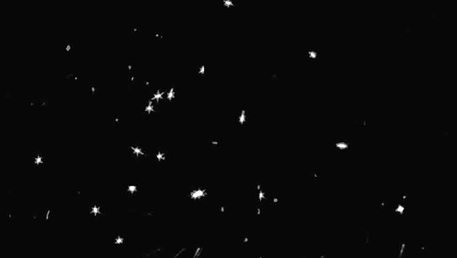
#> input picture asset/images/star_light.jpg, 457 x 258 px, shrunk from 1000 x 564 before the run
$ jupyter execute Bright_spot_detection.ipynb
#> lines starting #> are read from the running program, lines starting #| are printed output that depends on the picture; after the words box and inside, x2 and y2 are one past the last pixel; in counts of white or black regions, pixels touching at a corner belong together
## Import packages

[cell 1]
from imutils import contours
from skimage import measure
import numpy as np
import cv2
import imutils
import matplotlib.pyplot as plt

## Function declaration

Jupyter Notebook 및 Google Colab에서 이미지를 표시할 수 있도록 Function으로 정의

[cell 2]
def img_show(title='image', img=None, figsize=(8 ,5)):
    plt.figure(figsize=figsize)

    if type(img) == list:
        if type(title) == list:
            titles = title
        else:
            titles = []

            for i in range(len(img)):
                titles.append(title)

        for i in range(len(img)):
            if len(img[i].shape) <= 2:
                rgbImg = cv2.cvtColor(img[i], cv2.COLOR_GRAY2RGB)
            else:
                rgbImg = cv2.cvtColor(img[i], cv2.COLOR_BGR2RGB)

            plt.subplot(1, len(img), i + 1), plt.imshow(rgbImg)
            plt.title(titles[i])
            plt.xticks([]), plt.yticks([])

        plt.show()
    else:
        if len(img.shape) < 3:
            rgbImg = cv2.cvtColor(img, cv2.COLOR_GRAY2RGB)
        else:
            rgbImg = cv2.cvtColor(img, cv2.COLOR_BGR2RGB)

        plt.imshow(rgbImg)
        plt.title(title)
        plt.xticks([]), plt.yticks([])
        plt.show()

이미지에서 빛 영역의 contours를 찾는 Function 정의

[cell 3]
def bright_spot(img, w_pixel_cnt=100):
    # 배경색은 검정(0)으로 하고 연결된 구성요소에 label을 붙임
    labels = measure.label(img, connectivity=2, background=0)
    mask = np.zeros(img.shape, dtype="uint8")

    for label in np.unique(labels):
        # 배경 label이면 무시
        if label == 0:
            continue

        # 배경이 아니면 label mask를 구성
        label_mask = np.zeros(img.shape, dtype="uint8")
        label_mask[labels == label] = 255
        num_pixels = cv2.countNonZero(label_mask)
        # 구성요소의 픽셀 수가 임계값보다 큰 경우 mask에 추가
        if num_pixels > w_pixel_cnt:
            mask = cv2.add(mask, label_mask)

    cnts = cv2.findContours(mask.copy(), cv2.RETR_EXTERNAL, cv2.CHAIN_APPROX_SIMPLE)
    cnts = imutils.grab_contours(cnts)
    cnts = contours.sort_contours(cnts)[0]

    return cnts

## Load Image

[cell 4]
cv2_image = cv2.imread('asset/images/star_light.jpg', cv2.IMREAD_COLOR)
#> cv2_image is the input picture: shape (258, 457, 3); min 0, max 255, mean 8.4
img_show('original image', cv2_image)

### Bright Spot Detection

[cell 5]
gray = cv2.cvtColor(cv2_image, cv2.COLOR_BGR2GRAY)
blurred = cv2.GaussianBlur(gray, (3, 3), 0)
thresh = cv2.threshold(blurred, 90, 255, cv2.THRESH_BINARY)[1]
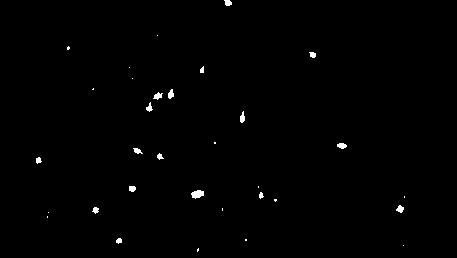
#> thresh: shape (258, 457); 0.58% white; 32 white regions (15 under 20 px), largest, box (x1, y1, x2, y2) and area: (191, 190, 204, 199) 82, (153, 92, 163, 100) 44, (337, 143, 347, 149) 44
erode = cv2.erode(thresh, None, iterations=2)
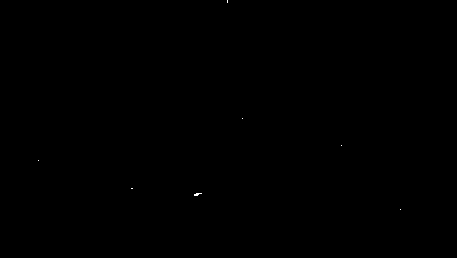
#> erode: shape (258, 457); 0.02% white in thin lines or dots, all inside (x1, y1, x2, y2) = (38, 0, 401, 210)
dilate = cv2.dilate(erode, None, iterations=2)
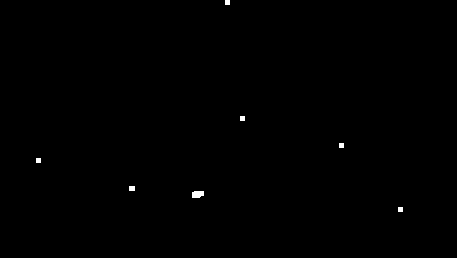
#> dilate: shape (258, 457); 0.2% white; 7 white regions, largest, box (x1, y1, x2, y2) and area: (192, 191, 204, 198) 75, (129, 186, 135, 191) 30, (225, 0, 230, 5) 25

[cell 6]
img_show(['blurred', 'thresh', 'erode', 'dilate'], [blurred, thresh, erode, dilate], figsize=(24,25))
#> call 2 of img_show, with figsize = (24, 25)
#> the loop in img_show (call 2), `for i in range(len(img)):` made 4 passes
#> in img_show (call 2), `plt.show()`:
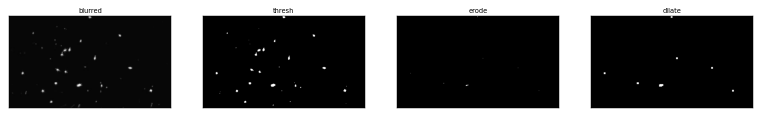
#> figure drawn by matplotlib, 4 panels

[cell 7]
vis = cv2_image.copy()

cnts = bright_spot(dilate, 10)
#> in bright_spot, `labels = measure.label(img, connectivity=2, background=0)`: labels: shape (258, 457) int64; 8 distinct labels, from 0 to 7
#> the loop in bright_spot, `for label in np.unique(labels):` made 8 passes
#> num_pixels on passes 2 to 8: 25, 25, 25, 25, 30, 75, 25
#> after the loop in bright_spot, `for label in np.unique(labels):`: label_mask: shape (258, 457); 0.02% white; 1 white region
#> in bright_spot, `cnts = cv2.findContours(mask.copy(), cv2.RETR_EXTERNAL, cv2.CHAIN_APPR..`: cnts = 7 contours, 5 with area under 20; largest, box (x1, y1, x2, y2) and area: (192, 191, 204, 198) 58, (129, 186, 135, 191) 20

for (i, c) in enumerate(cnts):
    (x, y, w, h) = cv2.boundingRect(c)
    ((cX, cY), radius) = cv2.minEnclosingCircle(c)
    cv2.circle(vis, (int(cX), int(cY)), int(radius), (0, 255, 0), 3)
#> this loop made 7 passes
#> (c, x, y, w, h, cX, cY, radius) on passes 1, 2, 4, 5, 6, 7: ([[36, 158], [36, 162], [40, 162], [40, 158]], 36, 158, 5, 5, 38, 160, 2.83), ([[129, 186], [129, 190], [134, 190], [134, 186]], 129, 186, 6, 5, 131.5, 188, 3.2), ([[225, 0], [225, 4], [229, 4], [229, 0]], 225, 0, 5, 5, 227, 2, 2.83), ([[240, 116], [240, 120], [244, 120], [244, 116]], 240, 116, 5, 5, 242, 118, 2.83), ([[339, 143], [339, 147], [343, 147], [343, 143]], 339, 143, 5, 5, 341, 145, 2.83), ([[398, 207], [398, 211], [402, 211], [402, 207]], 398, 207, 5, 5, 400, 209, 2.83)
#> (x, y, w, h, cX, cY, radius) on pass 3: (192, 191, 12, 7, 197.5, 194, 6.27)
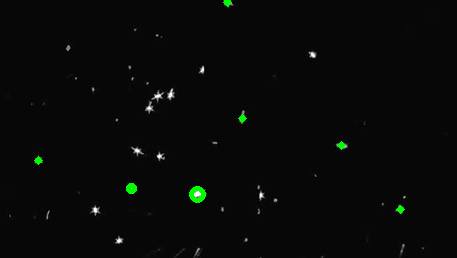
#> vis: shape (258, 457, 3); 0.41% of pixels changed, all inside (x1, y1, x2, y2) = (34, 0, 405, 214)

[cell 8]
img_show('Bright spot image', vis)

추가로 간단하게 ```cv2.minMaxLoc``` 를 이용하여 이미지에서 가장 밝은 픽셀을 찾아 빛의 영역을 찾을 수도 있습니다.

[cell 9]
cv2_image = cv2.imread('asset/images/space.jpg', cv2.IMREAD_COLOR)
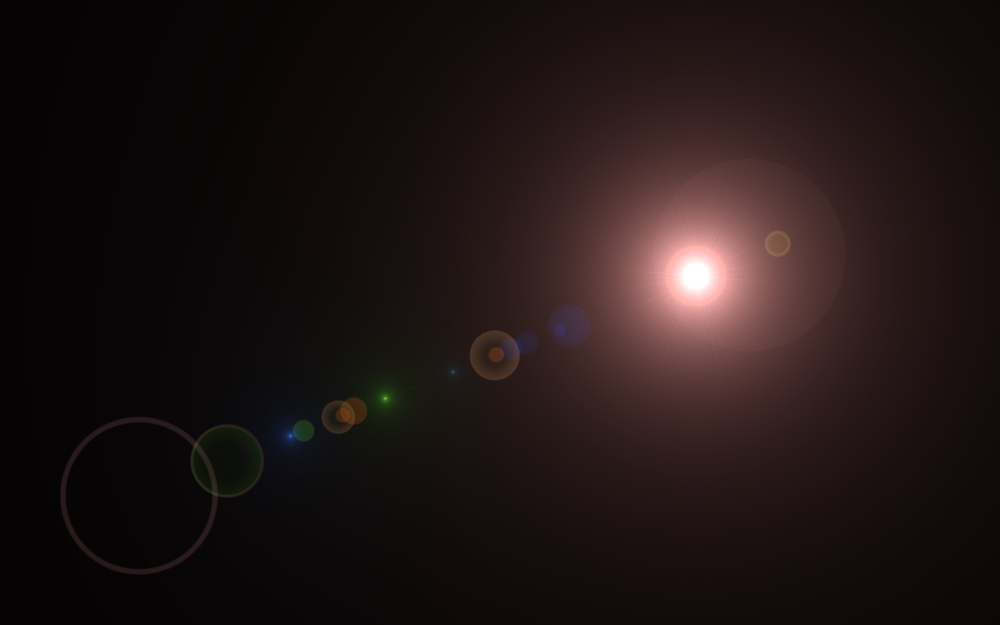
#> input picture asset/images/space.jpg, 1000 x 625 px, shrunk from 2190 x 1369 before the run
#> cv2_image is the input picture: shape (625, 1000, 3); mean B, G, R 20.3, 20.7, 31.6
img_show('original image', cv2_image)

[cell 10]
spot_img = cv2_image.copy()
gray = cv2.cvtColor(cv2_image, cv2.COLOR_BGR2GRAY)
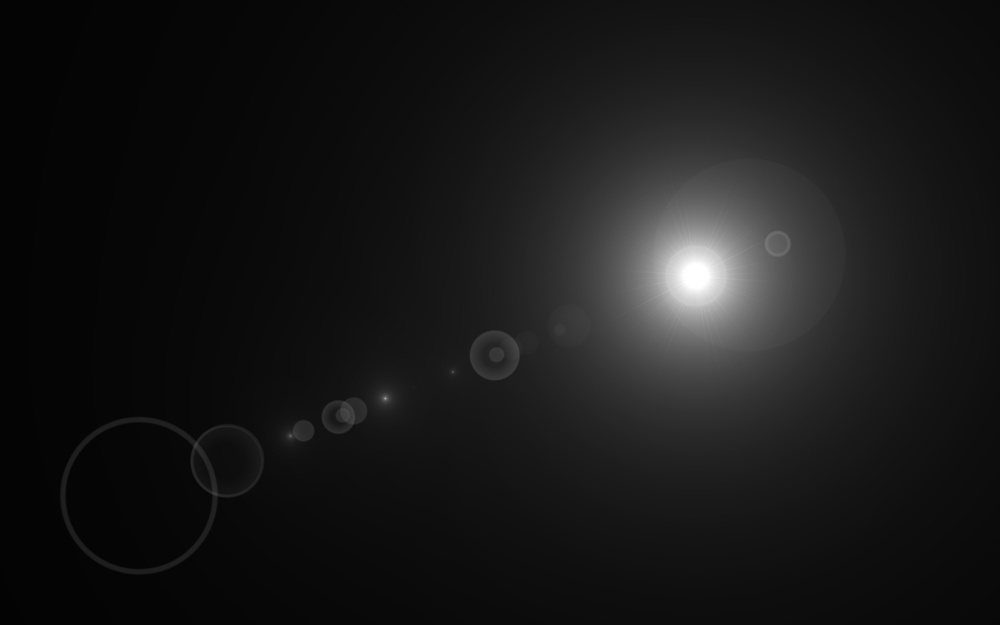
#> gray: shape (625, 1000); min 2, max 255, mean 24
blurred = cv2.GaussianBlur(gray, (13, 13), 0)
#> blurred: shape (625, 1000)

(minVal, maxVal, minLoc, maxLoc) = cv2.minMaxLoc(blurred)
#> minVal = 3; maxVal = 255; minLoc = (0, 573); maxLoc = (693, 267)
spot_img = cv2.circle(spot_img, maxLoc, 90, (0, 255, 0), 5)
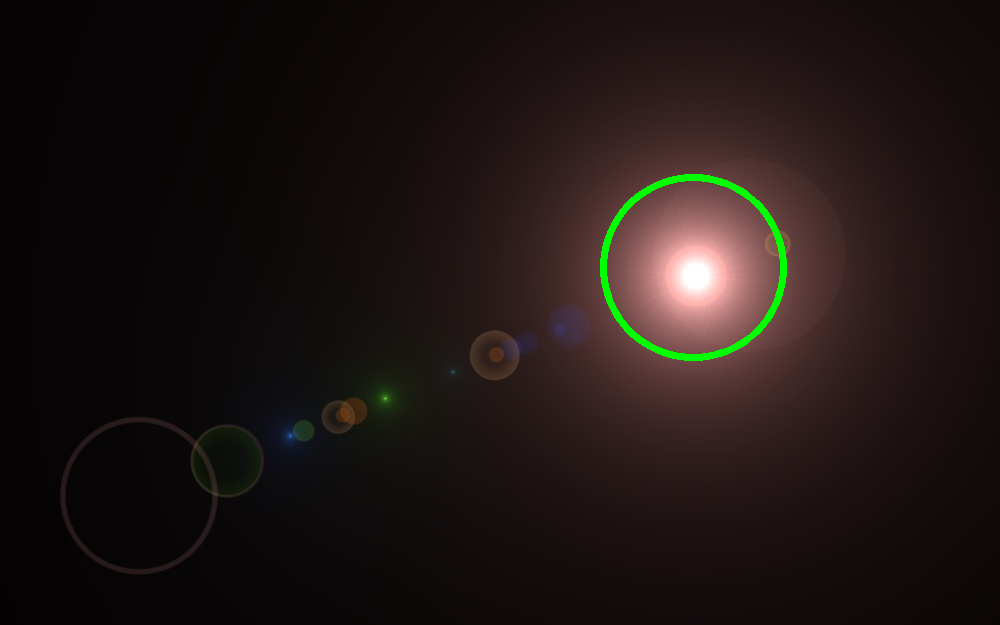
#> spot_img: shape (625, 1000, 3); 0.63% of pixels changed, all inside (x1, y1, x2, y2) = (600, 174, 787, 361)

[cell 11]
img_show('bright spot image', spot_img)
